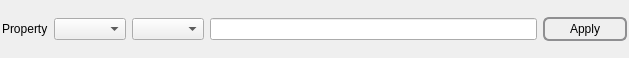
<?xml version="1.0" encoding="UTF-8"?>
<ui version="4.0">
 <class>DataArrayCreationWidget</class>
 <widget class="QWidget" name="DataArrayCreationWidget">
  <property name="geometry">
   <rect>
    <x>0</x>
    <y>0</y>
    <width>629</width>
    <height>58</height>
   </rect>
  </property>
  <layout class="QHBoxLayout" name="horizontalLayout">
   <property name="leftMargin">
    <number>2</number>
   </property>
   <property name="topMargin">
    <number>2</number>
   </property>
   <property name="rightMargin">
    <number>2</number>
   </property>
   <property name="bottomMargin">
    <number>2</number>
   </property>
   <item>
    <widget class="QLabel" name="label">
     <property name="text">
      <string>Property</string>
     </property>
    </widget>
   </item>
   <item>
    <widget class="DREAM3DComboBox" name="dataContainerList">
     <property name="toolTip">
      <string>Select A Data Container</string>
     </property>
     <property name="statusTip">
      <string>Select A Data Container</string>
     </property>
    </widget>
   </item>
   <item>
    <widget class="DREAM3DComboBox" name="attributeMatrixList">
     <property name="toolTip">
      <string>Select An Attribute Matrix</string>
     </property>
     <property name="statusTip">
      <string>Select An Attribute Matrix</string>
     </property>
    </widget>
   </item>
   <item>
    <widget class="DREAM3DLineEdit" name="dataArrayName"/>
   </item>
   <item>
    <widget class="QPushButton" name="applyChangesBtn">
     <property name="sizePolicy">
      <sizepolicy hsizetype="Preferred" vsizetype="Preferred">
       <horstretch>0</horstretch>
       <verstretch>0</verstretch>
      </sizepolicy>
     </property>
     <property name="minimumSize">
      <size>
       <width>84</width>
       <height>0</height>
      </size>
     </property>
     <property name="maximumSize">
      <size>
       <width>234234</width>
       <height>24</height>
      </size>
     </property>
     <property name="toolTip">
      <string>Click to apply the changes and run a preflight check</string>
     </property>
     <property name="styleSheet">
      <string notr="true"> QPushButton {
     border: 2px solid #8f8f91;
     border-radius: 6px;
     background-color: qlineargradient(x1: 0, y1: 0, x2: 0, y2: 1,
                                       stop: 0 #f6f7fa, stop: 1 #dadbde);
     min-width: 80px;
 }

 QPushButton:pressed {
     background-color: qlineargradient(x1: 0, y1: 0, x2: 0, y2: 1,
                                       stop: 0 #dadbde, stop: 1 #f6f7fa);
 }

 QPushButton:flat {
     border: none; /* no border for a flat push button */
 }

 QPushButton:default {
     border-color: navy; /* make the default button prominent */
 }</string>
     </property>
     <property name="text">
      <string>Apply</string>
     </property>
     <property name="autoDefault">
      <bool>false</bool>
     </property>
     <property name="default">
      <bool>false</bool>
     </property>
     <property name="flat">
      <bool>false</bool>
     </property>
    </widget>
   </item>
  </layout>
 </widget>
 <customwidgets>
  <customwidget>
   <class>DREAM3DComboBox</class>
   <extends>QComboBox</extends>
   <header location="global">DREAM3DComboBox.h</header>
  </customwidget>
  <customwidget>
   <class>DREAM3DLineEdit</class>
   <extends>QLineEdit</extends>
   <header location="global">DREAM3DLineEdit.h</header>
  </customwidget>
 </customwidgets>
 <resources>
  <include location="../../../../Resources/icons/images/Icons.qrc"/>
 </resources>
 <connections/>
</ui>
